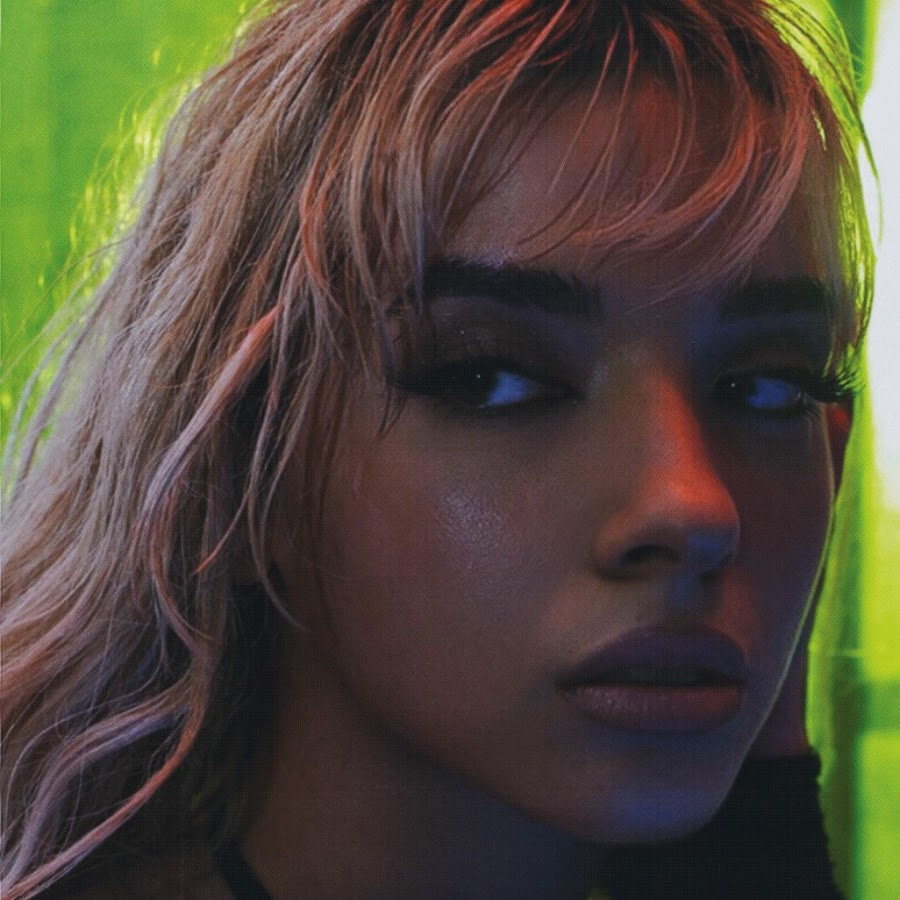
#> input picture DIPall/tam.jpg, 900 x 900 px
$ python tasks4.py
#> lines starting #> are read from the running program, lines starting #| are printed output that depends on the picture
import plotly.express as px
from skimage import io
from skimage.transform import rescale, resize
import matplotlib.pyplot as plt
from plotly.subplots import make_subplots
import plotly.graph_objects as go
import numpy as np


def zadatak1a(bn, go, k):

#> called with bn = 2, k = 5
    img = io.imread('tam.jpg')
#> img is the input picture: shape (900, 900, 3); mean R, G, B 81.2, 73.5, 59.5
    img = (img - go[0]) / (go[1]-go[0])
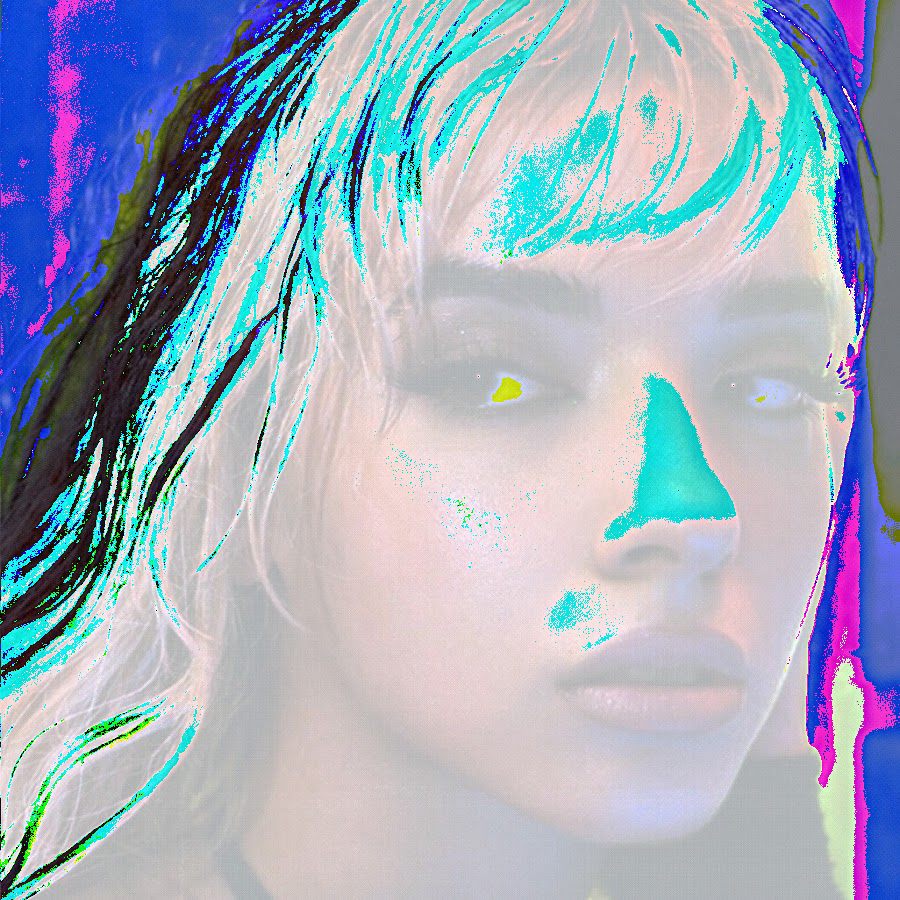
#> img: shape (900, 900, 3) float64; mean R, G, B 1.61, 1.73, 1.89; drawn with min black and max white
    img = img[(img >= 0)&(img <1)]

    img = img[::k]
    img = np.round(img*(bn-1)).astype('uint8')

    h = np.zeros(bn)
    for i in range(img.size):
        h[img[i]] = h[img[i]] + 1
#> after the loop, h = [60431, 29481]

    return h

zadatak1a(2, [100, 200], 5)

# [68 lines left out: functions zadatak1, primer1, primer2, primer3, primer4, not called in this run]

#primer4()

def main():

    print("1. Zad \n2. Zad \n")

#> (the run stopped early here; a loop or call above may not have finished)

$ run again, with DIPall/chad.jpg copied over DIPall/tam.jpg
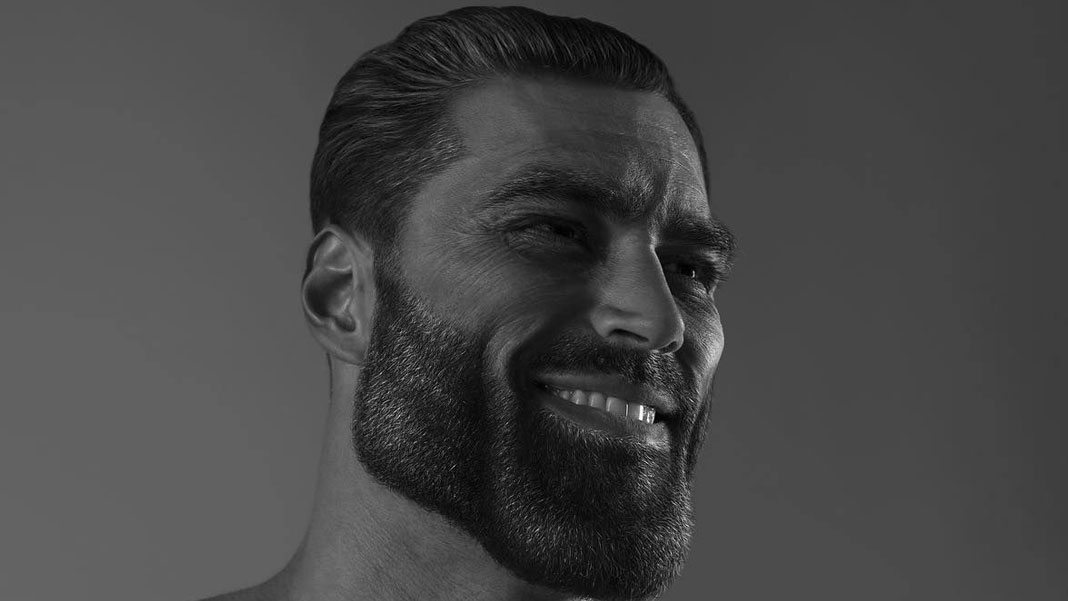
#> input picture DIPall/chad.jpg, 1068 x 601 px
#> in zadatak1a, img is the input picture: shape (601, 1068, 3); min 0, max 255, mean 70.4
#> in zadatak1a, `img = (img - go[0]) / (go[1]-go[0])`:
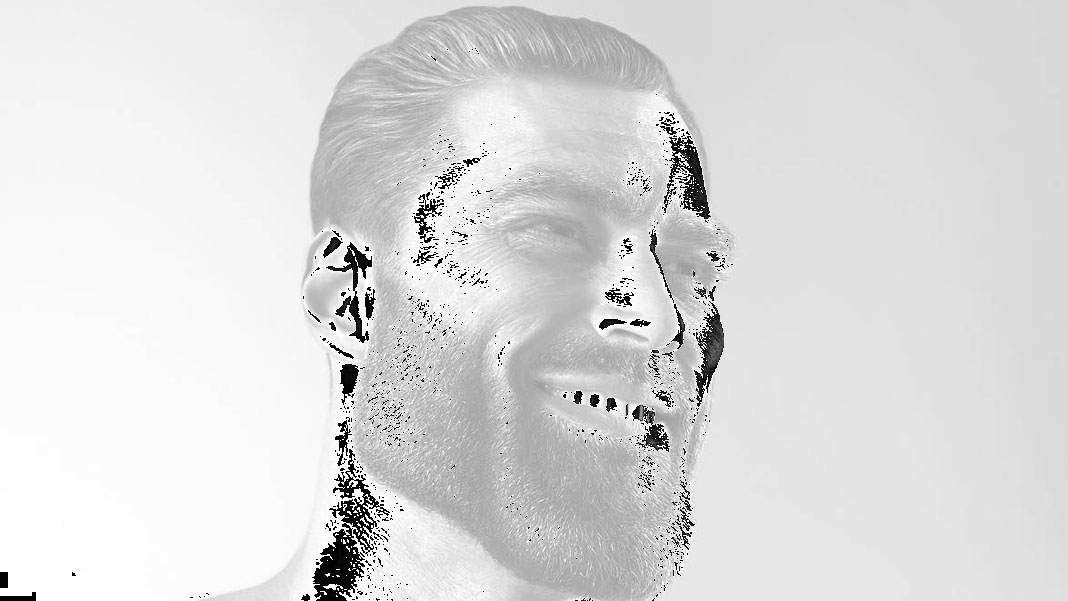
#> img: shape (601, 1068, 3) float64; min 0, max 2.55, mean 2.2; drawn with min black and max white
#> in zadatak1a, `img = img[::k]`: img = 9396 values, max 0.99 at index 4242, min 0 at index 8, mean 0.126
#> in zadatak1a, `img = np.round(img*(bn-1)).astype('uint8')`: img = 9396 values, max 1 at index 299, min 0 at index 0, mean 0.0489
#> after the loop in zadatak1a, `for i in range(img.size):`: h = [8937, 459]
